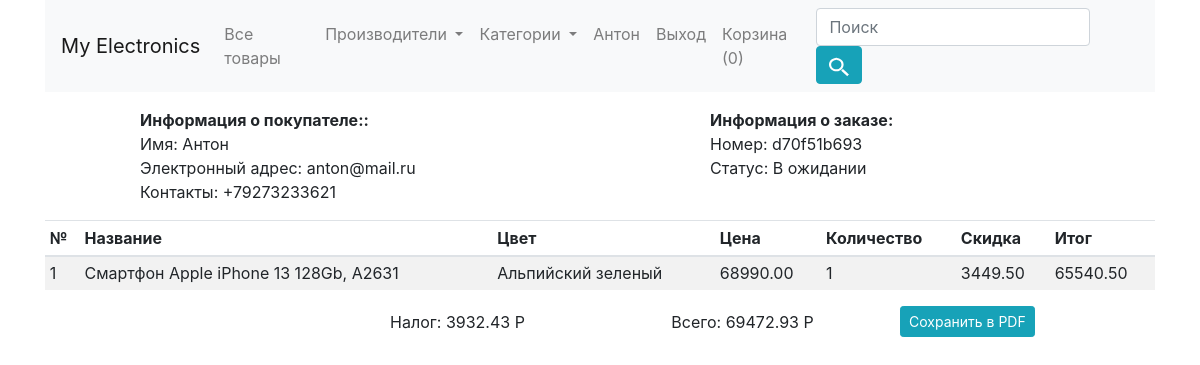
The app's page /orders/d70f51b693 (signed in) with its own data.
### shop/customers/model.py (models this page shows, shortened)
class Register(db.Model, UserMixin):
    id = db.Column(db.Integer, primary_key=True)
    name = db.Column(db.String(50), unique=False)
    username = db.Column(db.String(50), unique=True)
    email = db.Column(db.String(50), unique=True)
    password = db.Column(db.String(200), unique=False)
    country = db.Column(db.String(50), unique=False)
    city = db.Column(db.String(50), unique=False)
    contact = db.Column(db.String(50), unique=False)
    address = db.Column(db.String(50), unique=False)
    zipcode = db.Column(db.String(50), unique=False)
    profile = db.Column(db.String(200), unique=False, default='profile.jpg')
    date_created = db.Column(db.DateTime, nullable=False, default=datetime.utcnow)

class CustomerOrder(db.Model):
    id = db.Column(db.Integer, primary_key=True)
    invoice = db.Column(db.String(20), unique=True, nullable=False)
    status = db.Column(db.String(20), default='В ожидании', nullable=False)
    customer_id = db.Column(db.Integer, unique=False, nullable=False)
    date_created = db.Column(db.DateTime, default=datetime.utcnow, nullable=False)
    orders = db.Column(JsonEcodedDict)

### shop/customers/routes.py (the view)
@app.route('/orders/<invoice>')
@login_required
def orders(invoice):
    if current_user.is_authenticated:
        grand_total = 0
        subtotal = 0
        customer_id = current_user.id
        customer = Register.query.filter_by(id=customer_id).first()
        orders = CustomerOrder.query.filter_by(customer_id=customer_id,
                                               invoice=invoice).order_by(CustomerOrder.id.desc()).first()
        for _key, product in orders.orders.items():
            discount = (product['discount']/100) * float(product['price'])
            subtotal += float(product['price']) * int(product['quantity'])
            subtotal -= discount
            tax = ("%.2f" % (.06 * float(subtotal)))
            grand_total = ("%.2f" % (1.06 * float(subtotal)))
    else:
        return redirect(url_for('customerLogin'))
    return render_template('customer/order.html', title="Карточка заказа", invoice=invoice, tax=tax, subtotal=subtotal,
                           grand_total=grand_total, customer=customer, orders=orders, brands=brands(),
                           categories=categories())

### shop/customers/model.py (called while the page is built)
@login_manager.user_loader
def user_loader(user_id):
    return Register.query.get(int(user_id))

    def process_result_value(self, value, dialect):
        if value is None:
            return {}
        else:
            return json.loads(value)

### shop/products/routes.py (called while the page is built)
def brands():
    brands = Brand.query.join(Addproduct, (Brand.id == Addproduct.brand_id)).all()
    return brands

def categories():
    categories = Category.query.join(Addproduct,(Category.id == Addproduct.category_id)).all()
    return categories

### shop/templates/customer/order.html (shortened to what this page needs)
{% extends 'layout.html' %}
{% block content %}
{% include 'navbar.html' %}
<div class="container mt-3">
    <div class="row">
        <div class="col-md-1"></div>
        <div class="col-md-4">
            <b>Информация о покупателе::</b>
            <p style="margin: 0">Имя: {{customer.name}}</p>
            <p style="margin: 0">Электронный адрес: {{customer.email}}</p>
            <p style="margin: 0">Контакты: {{customer.contact}}</p>
        </div>
        <div class="col-md-2"></div>
        <div class="col-md-4">
            <b>Информация о заказе:</b>
            <p style="margin: 0">Номер: {{orders.invoice}}</p>
            <p style="margin: 0">Статус: {{orders.status}}</p>
        </div>
        <div class="col-md-1"></div>
    </div>
    <table class="table table-sm table-striped table-hover mt-3">
        <thead>
            <th>№</th>
            <th>Название</th>
            <th>Цвет</th>
            <th>Цена</th>
            <th>Количество</th>
            <th>Скидка</th>
            <th>Итог</th>
        </thead>
        <tbody>
        {% for key, product in orders.orders.items() %}
            {% set discount = "%0.2f"|format((product.discount/100) * product.price|float) %}
            <tr>
                <td>{{loop.index}}</td>
                <td>{{product.name}}</td>
                <td>{{product.color|capitalize}}</td>
                <td>{{"%.2f"|format(product.price)}}</td>
                <td>{{product.quantity}}</td>
                {% set discount = "%0.2f"|format((product.discount/100) * product.price|float) %}
            {% if product.discount > 0 %}
                <td>{{discount}}</td>
            {% else %}
                <td></td>
            {% endif %}
                {% set subtotal = product.quantity|int * product.price|float %}
                <td>{{ "%0.2f"|format((subtotal|float) - discount|float) }}</td>
            </tr>
        {% endfor %}
        </tbody>
    </table>
    <div class="row">
        <div class="col-md-3">
        </div>
        <div class="col-md-3" style="display: flex; align-items: center; justify-content: center">
            <p style="margin: 0">Налог: {{tax}} Р</p>
        </div>
        <div class="col-md-3" style="display: flex; align-items: center; justify-content: center">
            <p style="margin: 0;">Всего: {{grand_total}} Р</p>
        </div>
        <div class="col-md-3">
            <form action="{{url_for('get_pdf', invoice=orders.invoice)}}" method="post">
                <button type="submit" class="btn btn-sm btn-info">Сохранить в PDF</button>
            </form>
        </div>
    </div>
</div>
{% endblock content %}

### shop/templates/navbar.html (shortened to what this page needs)
 <div class="container">
    <nav class="navbar navbar-expand-lg navbar-light bg-light">
        <a class="navbar-brand" href="/">My Electronics</a>
        <div class="collapse navbar-collapse" id="navbarSupportedContent">
            <ul class="navbar-nav mr-auto">
                <li class="nav-item">
                    <a class="nav-link" href="/">
                        Все товары <span class="sr-only">(current)</span>
                    </a>
                </li>
                <li class="nav-item dropdown">
                    <a class="nav-link dropdown-toggle" href="#" id="navbarDropdown" role="button"
                       data-toggle="dropdown" aria-haspopup="true" aria-expanded="false">
                        Производители
                    </a>
                </li>
                <li class="nav-item dropdown">
                    <a class="nav-link dropdown-toggle" href="#" id="navbarDropdown" role="button"
                       data-toggle="dropdown" aria-haspopup="true" aria-expanded="false">
                        Категории
                    </a>
                </li>
            {% if current_user.is_authenticated %}
                <li class="nav-item">
                    <a href="" class="nav-link">{{current_user.name}}</a>
                </li>
                <li class="nav-item">
                    <a href="{{url_for('customer_logout')}}" class="nav-link">Выход</a>
                </li>
            {% endif %}
                <li class="nav-item">
                    <a class="nav-link" href="{{url_for('get_cart')}}" tabindex="-1">
                        Корзина ({{ session['Shoppingcart']|length }})
                    </a>
                </li>
            </ul>
            <form action="{{url_for('result')}}" class="form-inline my-2 my-lg-0 float-right">
                <input class="form-control mr-sm-2" name="q" type="search" placeholder="Поиск" aria-label="Поиск">
                <button class="btn btn-info my-2 my-sm-0" type="submit">
                    <img src="{{url_for('static',filename='images/ic_search.svg')}}" alt="" width="20px" height="20px">
                </button>
            </form>
        </div>
    </nav>
</div>

### records on screen
Register: name "Антон", email "anton@mail.ru", contact "+79273233621"
CustomerOrder: invoice "d70f51b693", status "В ожидании"

### other values on screen
{{ session['Shoppingcart']|length }} "0"
{{ product.name }} "Смартфон Apple iPhone 13 128Gb, A2631"
{{ product.color|capitalize }} "Альпийский зеленый"
{{ "%.2f"|format(product.price) }} "68990.00"
{{ product.quantity }} "1"
{{ discount }} "3449.50"
{{ "%0.2f"|format((subtotal|float) - discount|float) }} "65540.50"
{{ tax }} "3932.43"
{{ grand_total }} "69472.93"
